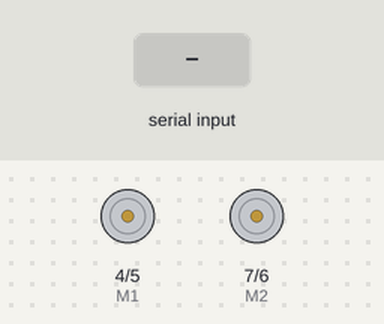
This sketch was run on a simulated Arduino Uno, built with avr-gcc and run on an emulated ATmega328P. Shown: direction and speed pins drawn as motors (green arrow = direction pin HIGH = forward, orange = LOW = backward, longer = more drive). The test bench sets the inputs (shaded band).

Above: at 1.2 s.
1.3 s: "F" received over Serial
At 1.45 s:
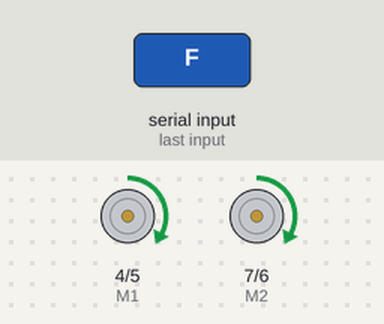
4.3 s: "B" received over Serial
7.3 s: "L" received over Serial
At 7.46 s:
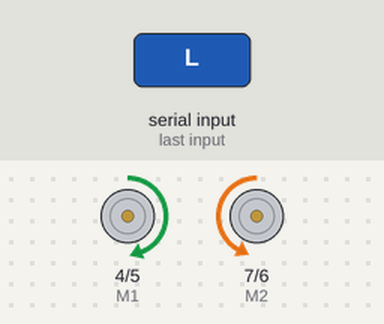
10.3 s: "R" received over Serial
At 11.06 s:
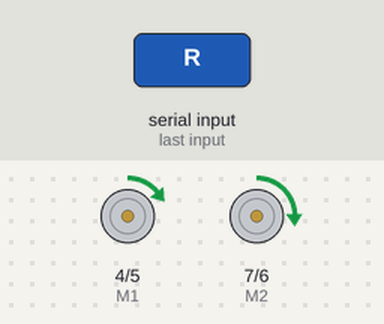
13.3 s: "G" received over Serial
At 13.46 s:
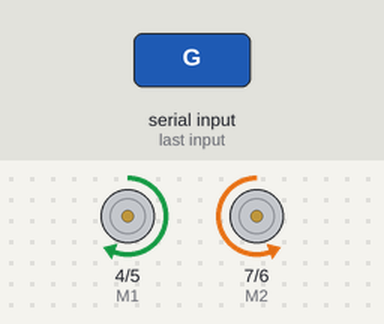
16.3 s: "I" received over Serial
Timing chart, 0 to 20.3 s (numbered marks = the images above; inputs shaded):
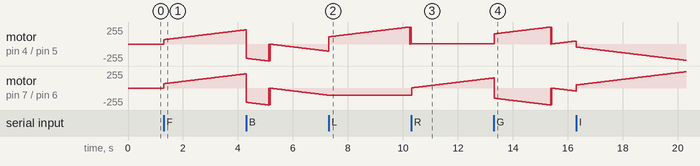

Measured:
- after the input at 1.3 s, motor on pin 4 (M1) / pin 5 (E1), motor on pin 7 (M2) / pin 6 (E2): moves from stopped to forward 214/255 over 3.0 s, starting at once
- after the input at 7.3 s, motor on pin 7 (M2) / pin 6 (E2): stays backward 108/255 (without the input it goes to backward 109/255 after 0.01 s)
- after the input at 10.3 s, motor on pin 4 (M1) / pin 5 (E1): stays forward 2/255 (without the input it goes to forward 3/255 after 0.02 s); motor on pin 7 (M2) / pin 6 (E2): moves from backward 108/255 to forward 152/255 over 3.0 s, starting at once
- after the input at 13.3 s, motor on pin 4 (M1) / pin 5 (E1): ramps from stopped to forward 255/255 and jumps back, once every 0.04 s

The sketch:

ROBOCAR.ino
```cpp
char val;
int E1=5;
int M1=4;
int E2=6;
int M2=7;

void setup(){

  Serial.begin(9600);
  pinMode(M1, OUTPUT);
  pinMode(M2, OUTPUT);

}

void loop(){
   int value;

  for(value=0;value<=255;value+=1){

  if(Serial.available()){

    val=Serial.read();
  }

  if(val == 'F')
  {
    digitalWrite(M1, HIGH);
    analogWrite(E1, value);
    digitalWrite(M2, HIGH);
    analogWrite(E2, value);
  }
  else if( val == 'B')
  {
    digitalWrite(M1, LOW);
    analogWrite(E1, value);
    digitalWrite(M2, LOW);
    analogWrite(E2, value);
  }
  else if( val == 'L')
  {
    digitalWrite(M1, HIGH);
    analogWrite(E1, value);
  }
  else if( val == 'R')
  {
    digitalWrite(M2, HIGH);
    analogWrite(E2, value);
  }
  else if( val == 'G')
  {
    digitalWrite(M1, HIGH);
    analogWrite(E1, value);
    digitalWrite(M2, LOW);
    analogWrite(E2, value);
  }
  else if( val == 'I')
  {
    digitalWrite(M1, LOW);
    analogWrite(E1, value);
    digitalWrite(M2, HIGH);
    analogWrite(E2, value);
  }
  else if( val == 'H')
  {
    digitalWrite(M1, LOW);
    analogWrite(E1, value);
    digitalWrite(M2, HIGH);
    analogWrite(E2, value);
  }
  else if( val == 'J')
  {
    digitalWrite(M2, LOW);
    analogWrite(E2, value);
    digitalWrite(M1, HIGH);
    analogWrite(E1, value);
  }
  else if( val == 'S')
  {
    digitalWrite(M1, 0);
    analogWrite(E1, 0);
    digitalWrite(M2, 0);
    analogWrite(E2, 0);
  }
  delay(20);
  }
}
```
